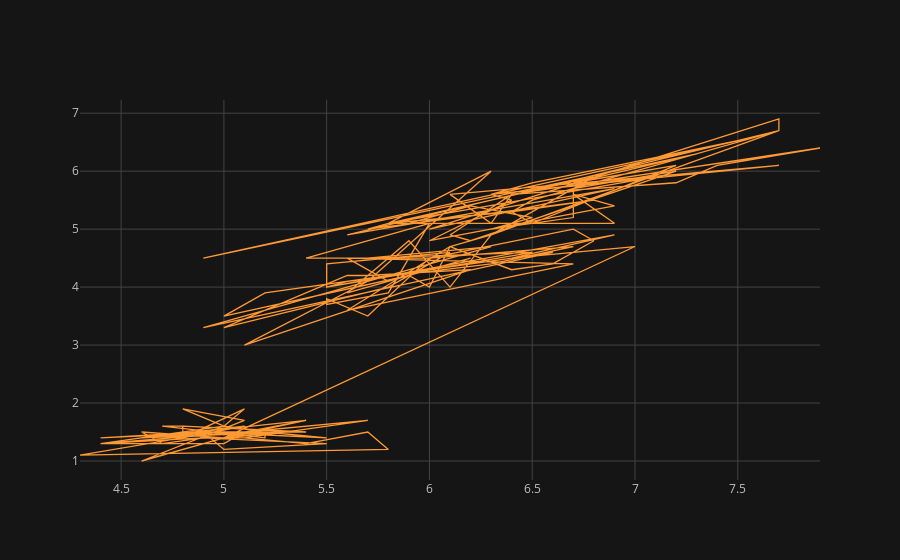

Notebook source saved alongside this figure:
### Code cell
df.iplot(x='sepal.length',y='petal.length')

### Figure 1 — Plotly figure (JSON) as saved in the notebook; plotly's stock layout.template omitted (floating-point values rounded to 4 significant figures; data arrays with more than 128 entries replaced by an {"elided": "..."} marker saying what was removed)
{"data": [{"line": {"color": "rgba(255, 153, 51, 1.0)", "dash": "solid", "shape": "linear", "width": 1.3}, "mode": "lines", "name": "petal.length", "text": "", "type": "scatter", "x": {"elided": "150 float values"}, "y": {"elided": "150 float values"}}], "layout": {"legend": {"bgcolor": "#151516", "font": {"color": "#D9D9D9"}}, "paper_bgcolor": "#151516", "plot_bgcolor": "#151516", "title": {"font": {"color": "#D9D9D9"}}, "xaxis": {"gridcolor": "#434343", "showgrid": true, "tickfont": {"color": "#C2C2C2"}, "title": {"font": {"color": "#D9D9D9"}, "text": ""}, "zerolinecolor": "#666570"}, "yaxis": {"gridcolor": "#434343", "showgrid": true, "tickfont": {"color": "#C2C2C2"}, "title": {"font": {"color": "#D9D9D9"}, "text": ""}, "zerolinecolor": "#666570"}}}
